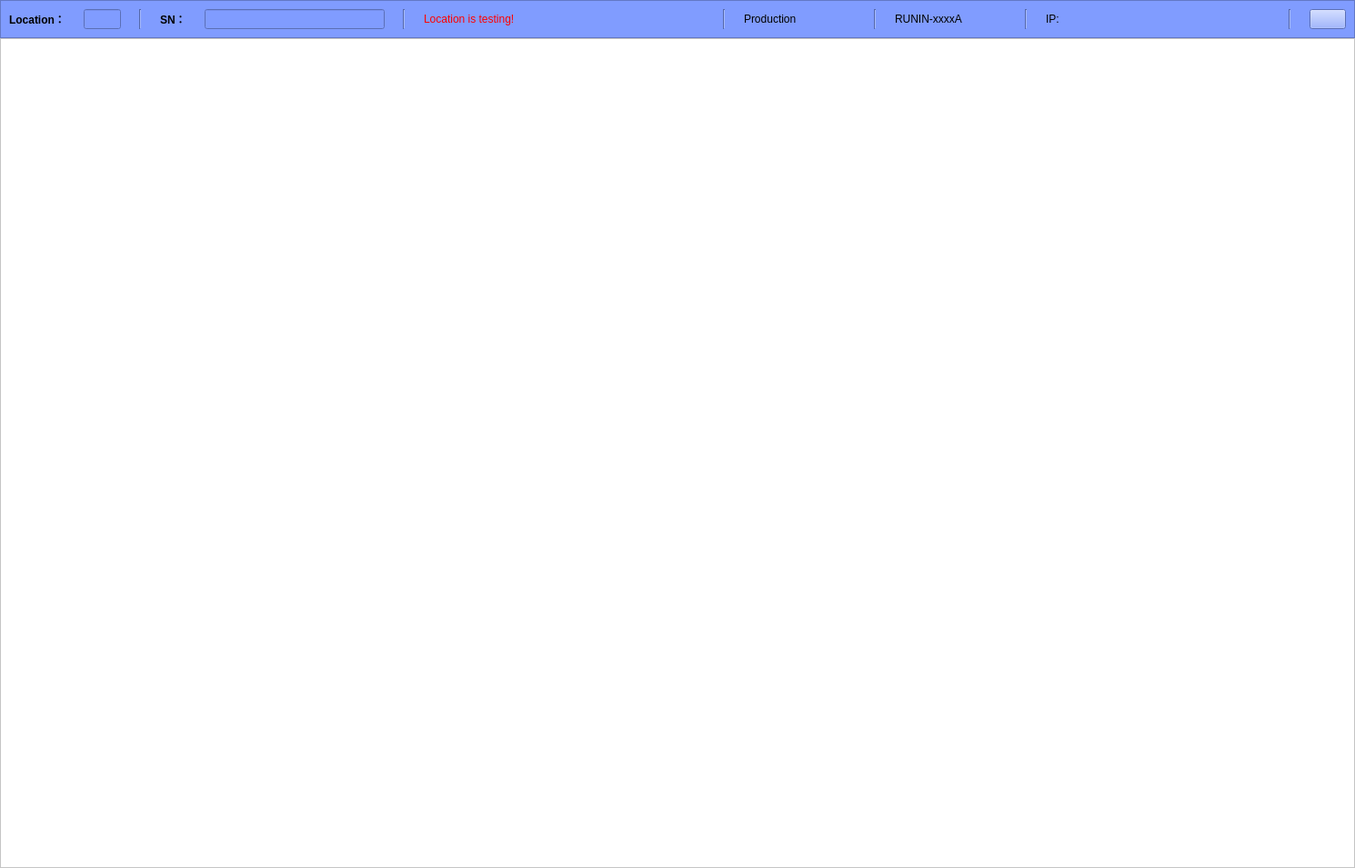
<?xml version="1.0" encoding="UTF-8"?>
<ui version="4.0">
 <class>RuninMain</class>
 <widget class="QMainWindow" name="RuninMain">
  <property name="geometry">
   <rect>
    <x>0</x>
    <y>0</y>
    <width>1490</width>
    <height>955</height>
   </rect>
  </property>
  <property name="minimumSize">
   <size>
    <width>1490</width>
    <height>900</height>
   </size>
  </property>
  <property name="windowTitle">
   <string>RUNIN/ORT</string>
  </property>
  <property name="windowIcon">
   <iconset resource="../ui/images.qrc">
    <normaloff>:/images/Letter-T-blue-icon.png</normaloff>:/images/Letter-T-blue-icon.png</iconset>
  </property>
  <widget class="QWidget" name="centralwidget">
   <layout class="QVBoxLayout" name="verticalLayout" stretch="2,98">
    <property name="spacing">
     <number>0</number>
    </property>
    <property name="leftMargin">
     <number>0</number>
    </property>
    <property name="topMargin">
     <number>0</number>
    </property>
    <property name="rightMargin">
     <number>0</number>
    </property>
    <property name="bottomMargin">
     <number>0</number>
    </property>
    <item>
     <widget class="QFrame" name="title">
      <property name="styleSheet">
       <string notr="true">background-color: rgb(128, 156, 255);</string>
      </property>
      <property name="frameShape">
       <enum>QFrame::StyledPanel</enum>
      </property>
      <property name="frameShadow">
       <enum>QFrame::Raised</enum>
      </property>
      <layout class="QHBoxLayout" name="horizontalLayout_3" stretch="10,0,20,0,25,0,10,0,10,0,20,0,2">
       <property name="spacing">
        <number>20</number>
       </property>
       <item>
        <layout class="QHBoxLayout" name="horizontalLayout">
         <item>
          <widget class="QLabel" name="lb_location">
           <property name="text">
            <string>&lt;html&gt;&lt;head/&gt;&lt;body&gt;&lt;p&gt;&lt;span style=&quot; font-weight:600;&quot;&gt;Location：&lt;/span&gt;&lt;/p&gt;&lt;/body&gt;&lt;/html&gt;</string>
           </property>
          </widget>
         </item>
         <item>
          <widget class="QLineEdit" name="lineEdit"/>
         </item>
        </layout>
       </item>
       <item>
        <widget class="Line" name="line_11">
         <property name="orientation">
          <enum>Qt::Vertical</enum>
         </property>
        </widget>
       </item>
       <item>
        <layout class="QHBoxLayout" name="horizontalLayout_2">
         <item>
          <widget class="QLabel" name="lb_sn">
           <property name="text">
            <string>&lt;html&gt;&lt;head/&gt;&lt;body&gt;&lt;p&gt;&lt;span style=&quot; font-weight:600;&quot;&gt;SN：&lt;/span&gt;&lt;/p&gt;&lt;/body&gt;&lt;/html&gt;</string>
           </property>
          </widget>
         </item>
         <item>
          <widget class="QLineEdit" name="lineEdit_2"/>
         </item>
        </layout>
       </item>
       <item>
        <widget class="Line" name="line">
         <property name="orientation">
          <enum>Qt::Vertical</enum>
         </property>
        </widget>
       </item>
       <item>
        <widget class="QLabel" name="lb_info">
         <property name="text">
          <string>&lt;html&gt;&lt;head/&gt;&lt;body&gt;&lt;p&gt;&lt;span style=&quot; color:#ff0000;&quot;&gt;Location is testing!&lt;/span&gt;&lt;/p&gt;&lt;/body&gt;&lt;/html&gt;</string>
         </property>
        </widget>
       </item>
       <item>
        <widget class="Line" name="line_7">
         <property name="orientation">
          <enum>Qt::Vertical</enum>
         </property>
        </widget>
       </item>
       <item>
        <widget class="QLabel" name="lb_testMode">
         <property name="text">
          <string>&lt;html&gt;&lt;head/&gt;&lt;body&gt;&lt;p&gt;Production&lt;/p&gt;&lt;/body&gt;&lt;/html&gt;</string>
         </property>
        </widget>
       </item>
       <item>
        <widget class="Line" name="line_8">
         <property name="orientation">
          <enum>Qt::Vertical</enum>
         </property>
        </widget>
       </item>
       <item>
        <widget class="QLabel" name="lb_station">
         <property name="text">
          <string>&lt;html&gt;&lt;head/&gt;&lt;body&gt;&lt;p&gt;RUNIN-xxxxA&lt;/p&gt;&lt;/body&gt;&lt;/html&gt;</string>
         </property>
        </widget>
       </item>
       <item>
        <widget class="Line" name="line_9">
         <property name="orientation">
          <enum>Qt::Vertical</enum>
         </property>
        </widget>
       </item>
       <item>
        <widget class="QLabel" name="lb_ip">
         <property name="text">
          <string>&lt;html&gt;&lt;head/&gt;&lt;body&gt;&lt;p&gt;IP:&lt;/p&gt;&lt;/body&gt;&lt;/html&gt;</string>
         </property>
        </widget>
       </item>
       <item>
        <widget class="Line" name="line_10">
         <property name="orientation">
          <enum>Qt::Vertical</enum>
         </property>
        </widget>
       </item>
       <item>
        <widget class="QPushButton" name="bt_openLog">
         <property name="text">
          <string/>
         </property>
         <property name="icon">
          <iconset resource="../ui/images.qrc">
           <normaloff>:/images/Open-file-icon.png</normaloff>:/images/Open-file-icon.png</iconset>
         </property>
        </widget>
       </item>
      </layout>
     </widget>
    </item>
    <item>
     <widget class="QFrame" name="body">
      <property name="styleSheet">
       <string notr="true">background-color: rgb(255, 255, 255);</string>
      </property>
      <property name="frameShape">
       <enum>QFrame::StyledPanel</enum>
      </property>
      <property name="frameShadow">
       <enum>QFrame::Raised</enum>
      </property>
      <layout class="QGridLayout" name="gridLayout"/>
     </widget>
    </item>
   </layout>
  </widget>
 </widget>
 <resources>
  <include location="../ui/images.qrc"/>
 </resources>
 <connections/>
</ui>
